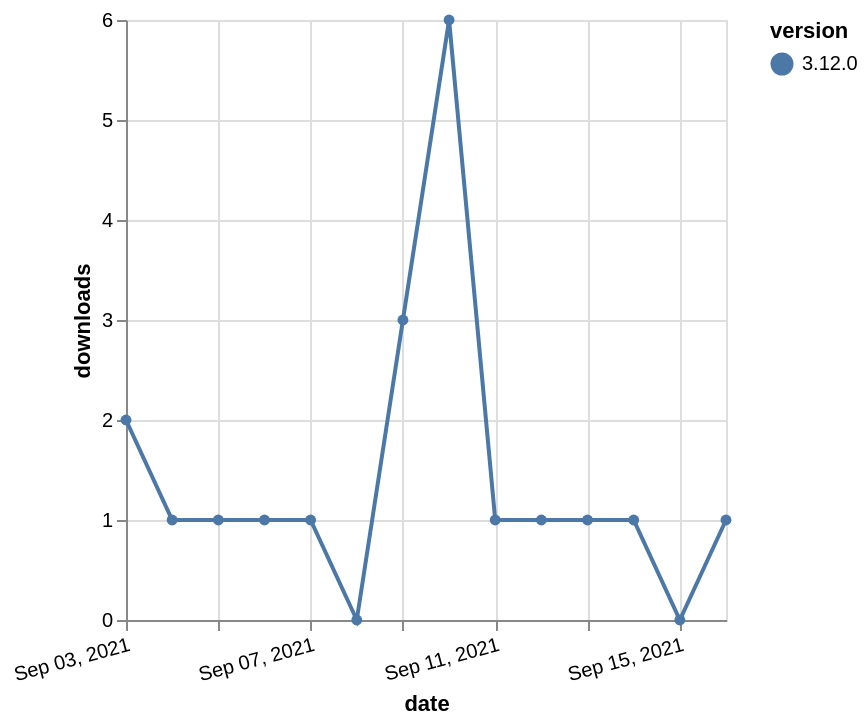

Describe this chart as a Vega-Lite specification.
### Vega-Lite specification from a JSON file in a GitHub repository (floating-point values rounded to 4 significant figures)
{"$schema": "https://vega.github.io/schema/vega-lite/v5.json", "description": "A simple bar chart with embedded data.", "data": {"values": [{"date": "2021-09-03", "total": 508, "delta": 2, "version": "3.12.0"}, {"date": "2021-09-04", "total": 509, "delta": 1, "version": "3.12.0"}, {"date": "2021-09-05", "total": 510, "delta": 1, "version": "3.12.0"}, {"date": "2021-09-06", "total": 511, "delta": 1, "version": "3.12.0"}, {"date": "2021-09-07", "total": 512, "delta": 1, "version": "3.12.0"}, {"date": "2021-09-08", "total": 512, "delta": 0, "version": "3.12.0"}, {"date": "2021-09-09", "total": 515, "delta": 3, "version": "3.12.0"}, {"date": "2021-09-10", "total": 521, "delta": 6, "version": "3.12.0"}, {"date": "2021-09-11", "total": 522, "delta": 1, "version": "3.12.0"}, {"date": "2021-09-12", "total": 523, "delta": 1, "version": "3.12.0"}, {"date": "2021-09-13", "total": 524, "delta": 1, "version": "3.12.0"}, {"date": "2021-09-14", "total": 525, "delta": 1, "version": "3.12.0"}, {"date": "2021-09-15", "total": 525, "delta": 0, "version": "3.12.0"}, {"date": "2021-09-16", "total": 526, "delta": 1, "version": "3.12.0"}]}, "width": "container", "mark": {"type": "line", "point": {"filled": true}}, "encoding": {"x": {"field": "date", "type": "temporal", "timeUnit": "yearmonthdate", "title": "date", "axis": {"labelAngle": -15}}, "y": {"field": "delta", "type": "quantitative", "title": "downloads"}, "color": {"field": "version", "type": "nominal"}, "tooltip": {"field": "delta"}}}
